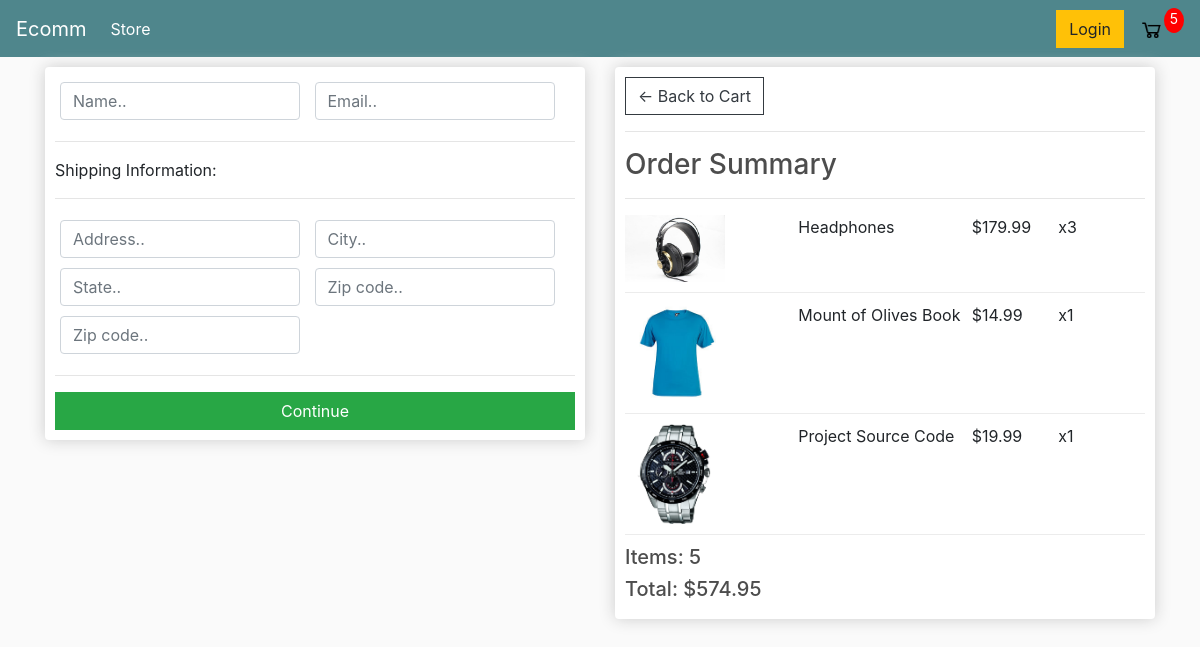
Screenshot of /checkout/ (signed in) with the database file from the repository.
### store/models.py (models this page shows, shortened)
class OrderItem(models.Model):
	product = models.ForeignKey(Product, on_delete=models.SET_NULL, null=True)
	order = models.ForeignKey(Order, on_delete=models.SET_NULL, null=True)
	quantity = models.IntegerField(default=0, null=True, blank=True)
	date_added = models.DateTimeField(auto_now_add=True)
	@property
	def get_total(self):
		total = self.product.price * self.quantity
		return total

class Product(models.Model):
	name = models.CharField(max_length=200)
	price = models.FloatField()
	digital = models.BooleanField(default=False, null=True, blank=True)
	image = models.ImageField(null=True, blank=True)
	@property
	def imageURL(self):
		try:
			url = self.image.url
		except:
			url = ''
		return url

class Order(models.Model):
	customer = models.ForeignKey(Customer, on_delete=models.SET_NULL, null=True, blank=True)
	date_ordered = models.DateTimeField(auto_now_add=True)
	complete = models.BooleanField(default=False)
	transaction_id = models.CharField(max_length=100, null=True)
	@property
	def shipping(self):
		shipping = False
		orderitems = self.orderitem_set.all()
		for i in orderitems:
			if i.product.digital == False:
				shipping = True
		return shipping
	@property
	def get_cart_total(self):
		orderitems = self.orderitem_set.all()
		total = sum([item.get_total for item in orderitems])
		return total
	@property
	def get_cart_items(self):
		orderitems = self.orderitem_set.all()
		total = sum([item.quantity for item in orderitems])
		return total

### store/views.py (the view)
# urls.py: path('checkout/', views.checkout, name="checkout"),
def checkout(request):
    if request.user.is_authenticated:
        customer = request.user.customer
        order, created = Order.objects.get_or_create(customer=customer, complete=False)
        items = order.orderitem_set.all()
        cartItems = order.get_cart_items
    else:
        items = []
        order = {'get_cart_total':0, 'get_cart_items':0, 'shipping':False}
        cartItems = order['get_cart_items']
    context = {'items':items, 'order':order, 'cartItems':cartItems}
    return render(request, 'store/checkout.html', context)

### store/templates/store/checkout.html (shortened to what this page needs)
{% extends 'store/main.html' %}
{% load static %}
{% block content %}
    <div class="row">
        <div class="col-lg-6">
            <div class="box-element" id="form-wrapper">
                <form id="form">
					<div id="user-info">
						<div class="form-field">
							<input required class="form-control" type="text" name="name" placeholder="Name..">
						</div>
						<div class="form-field">
							<input required class="form-control" type="email" name="email" placeholder="Email..">
						</div>
					</div>
					<div id="shipping-info">
						<hr>
						<p>Shipping Information:</p>
						<hr>
						<div class="form-field">
							<input class="form-control" type="text" name="address" placeholder="Address..">
						</div>
						<div class="form-field">
							<input class="form-control" type="text" name="city" placeholder="City..">
						</div>
						<div class="form-field">
							<input class="form-control" type="text" name="state" placeholder="State..">
						</div>
						<div class="form-field">
							<input class="form-control" type="text" name="zipcode" placeholder="Zip code..">
						</div>
						<div class="form-field">
							<input class="form-control" type="text" name="country" placeholder="Zip code..">
						</div>
					</div>
					<hr>
					<input id="form-button" class="btn btn-success btn-block" type="submit" value="Continue">
				</form>
            </div>
            <br>
        </div>
        <div class="col-lg-6">
            <div class="box-element">
	            <a  class="btn btn-outline-dark" href="{% url 'cart' %}">&#x2190; Back to Cart</a>
	            <hr>
	                <h3>Order Summary</h3>
	            <hr>
	            {% for item in items %}
	            <div class="cart-row">
	                <div style="flex:2"><img class="row-image" src="{{item.product.imageURL}}"></div>
	                <div style="flex:2"><p>{{item.product.name}}</p></div>
	                <div style="flex:1"><p>${{item.product.price}}</p></div>
	                <div style="flex:1"><p>x{{item.quantity}}</p></div>
	            </div>
	            {% endfor%}
	            <h5>Items:   {{order.get_cart_items}}</h5>
	            <h5>Total:   ${{order.get_cart_total|floatformat:2}}</h5>
	        </div>
        </div>
    </div>
{% endblock content %}

### static/css/main.css (style rules this page uses)
body { background-color: hsl(0, 0%, 98%); }
h1,h2,h3,h4,h5,h6 { color:hsl(0, 0%, 30%); }
.box-element { box-shadow:hsl(0, 0%, 80%) 0 0 16px; background-color: #fff; border-radius: 4px; padding: 10px; }
.col-lg-4, .col-lg-6, .col-lg-8, .col-lg-12 { margin-top: 10px; }
.btn { border-radius: 0; }
.row-image { width: 100px; }
.form-field { width:250px; display: inline-block; padding: 5px; }
.cart-row { display: flex; align-items: flex-stretch; padding-bottom: 10px; margin-bottom: 10px; border-bottom: 1px solid #ececec; }

### rows the page displays
OrderItem: product.imageURL (picture), product.name "Headphones", product.price "179.99", quantity "3"
OrderItem: product.imageURL (picture), product.name "Mount of Olives Book", product.price "14.99", quantity "1"
OrderItem: product.imageURL (picture), product.name "Project Source Code", product.price "19.99", quantity "1"
Order: get_cart_items "5", get_cart_total "574.95"

### other values shown
{{ cartItems }} "5"
